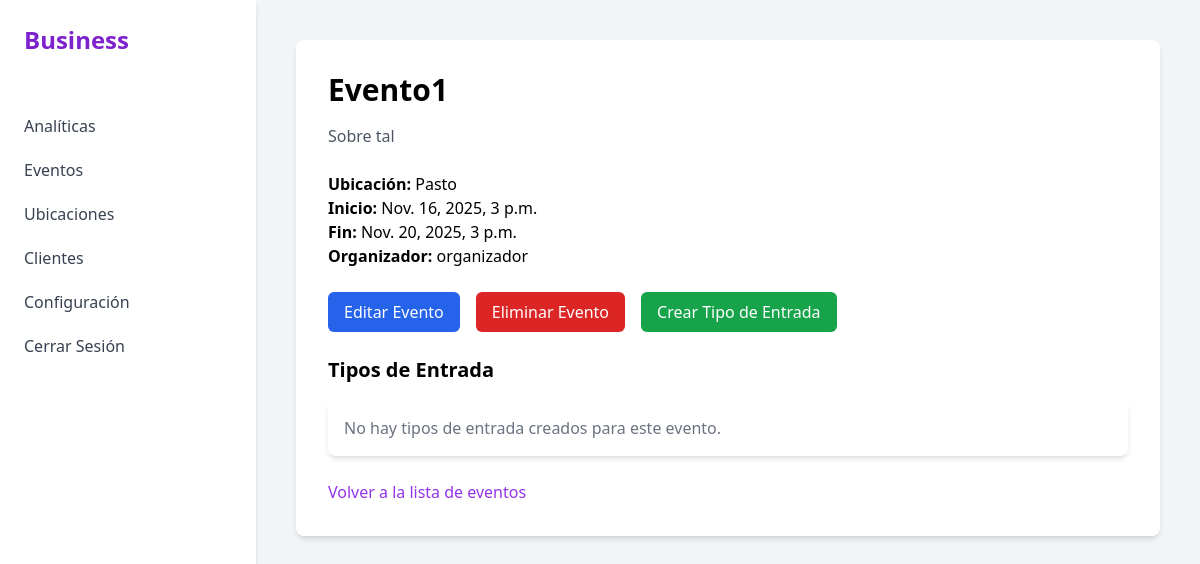
/events/1/ (signed in), run on an earlier commit of the app's database.
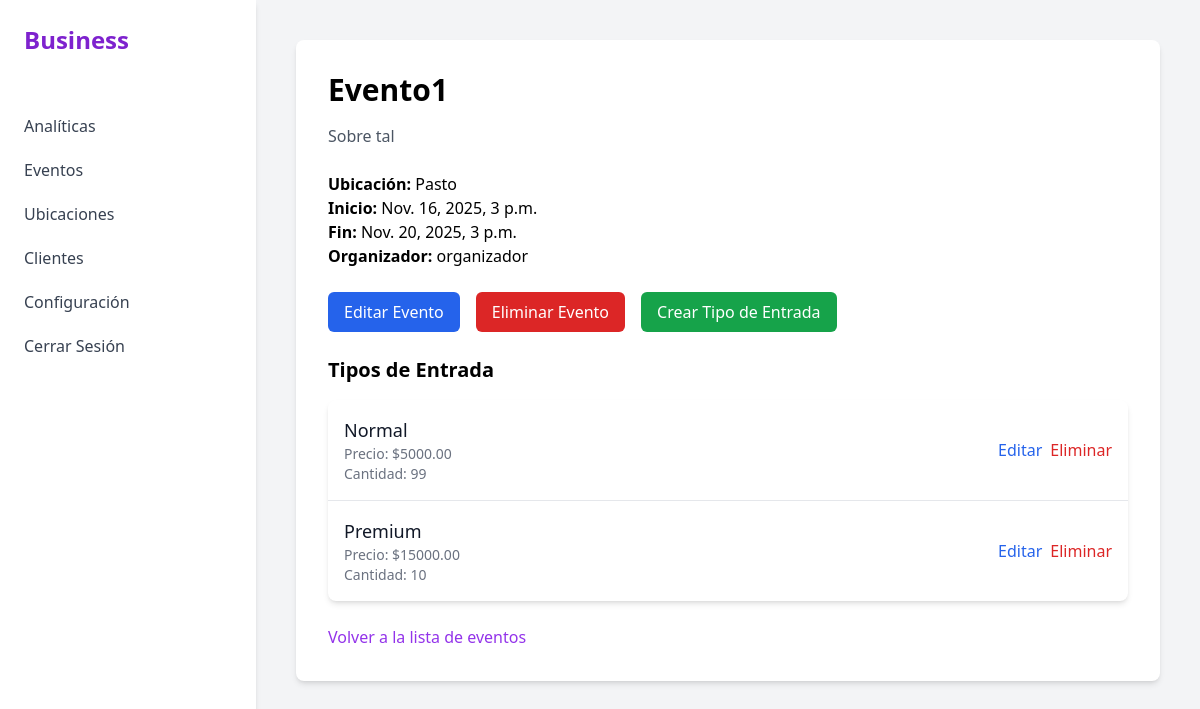
And on a later commit of the database.
### events/models.py (models this page shows, shortened)
class TicketType(models.Model):
    name = models.CharField(max_length=100)
    price = models.DecimalField(max_digits=10, decimal_places=2)
    quantity = models.PositiveIntegerField()
    event = models.ForeignKey(Event, on_delete=models.CASCADE)
    event: "Event"

### events/views.py (the view)
# urls.py: path('<int:pk>/', EventDetailView.as_view(), name='event-detail'),
class EventDetailView(DetailView):
    model = Event
    template_name = 'events/event_detail.html'
    def get_context_data(self, **kwargs):
        context = super().get_context_data(**kwargs)
        if self.request.user.is_authenticated:
            user_tickets = Ticket.objects.filter(
                attendee=self.request.user,
                ticket_type__event=self.object
            )
            context['user_tickets'] = user_tickets
        return context

### templates/events/event_detail.html (shortened to what this page needs)
{% extends 'base.html' %}
{% block content %}
<div class="p-8 bg-white rounded-lg shadow-md">
    <h1 class="text-3xl font-bold">{{ event.title }}</h1>
    <p class="mt-4 text-gray-600">{{ event.description }}</p>
    <div class="mt-6">
        <p><strong>Ubicación:</strong> {{ event.location.name }}</p>
        <p><strong>Inicio:</strong> {{ event.start_time }}</p>
        <p><strong>Fin:</strong> {{ event.end_time }}</p>
        <p><strong>Organizador:</strong> {{ event.organizer.username }}</p>
    </div>
    {% if user.is_authenticated and user.userprofile.role == 'organizer' and user == event.organizer %}
        <div class="flex mt-6 space-x-4">
            <a href="{% url 'events:event-update' event.pk %}" class="px-4 py-2 font-medium text-white bg-blue-600 rounded-md hover:bg-blue-700">Editar Evento</a>
            <a href="{% url 'events:event-delete' event.pk %}" class="px-4 py-2 font-medium text-white bg-red-600 rounded-md hover:bg-red-700">Eliminar Evento</a>
            <a href="{% url 'events:ticket-type-create' event.pk %}" class="px-4 py-2 font-medium text-white bg-green-600 rounded-md hover:bg-green-700">Crear Tipo de Entrada</a>
        </div>
        <div class="mt-6">
            <h2 class="text-xl font-bold">Tipos de Entrada</h2>
            <ul class="mt-4 bg-white shadow-md rounded-lg divide-y divide-gray-200">
                {% for ticket_type in event.tickettype_set.all %}
                    <li class="p-4 flex justify-between items-center">
                        <div>
                            <p class="text-lg font-medium text-gray-900">{{ ticket_type.name }}</p>
                            <p class="text-sm text-gray-500">Precio: ${{ ticket_type.price }}</p>
                            <p class="text-sm text-gray-500">Cantidad: {{ ticket_type.quantity }}</p>
                        </div>
                        <div class="flex space-x-2">
                            <a href="{% url 'events:ticket-type-update' ticket_type.pk %}" class="font-medium text-blue-600 hover:text-blue-500">Editar</a>
                            <a href="{% url 'events:ticket-type-delete' ticket_type.pk %}" class="font-medium text-red-600 hover:text-red-500">Eliminar</a>
                        </div>
                    </li>
                {% empty %}
                    <li class="p-4 text-gray-500">No hay tipos de entrada creados para este evento.</li>
                {% endfor %}
            </ul>
        </div>
    {% endif %}
    <div class="mt-6">
        <a href="{% url 'events:event-list' %}" class="font-medium text-purple-600 hover:text-purple-500">Volver a la lista de eventos</a>
    </div>
</div>
{% endblock %}

What changed in the data, as far as the page shows it:
added TicketType: name "Normal", price "5000.00", quantity "99"
added TicketType: name "Premium", price "15000.00", quantity "10"
Also different on the page:
text no longer shown: "No hay tipos de entrada creados para este evento."
